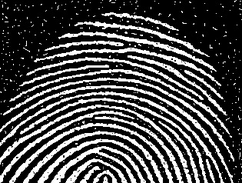
#> input picture PSO/src/cv07/fingerprint.png, 242 x 183 px, shrunk from 315 x 238 before the run, given in place of fingerprint.jpg, which was not available
$ jupyter execute --allow-errors PSO_cv07_en_solution.ipynb   (shell and % lines are left out)   (text cells are left out)
#> lines starting #> are read from the running program, lines starting #| are printed output that depends on the picture; after the words box and inside, x2 and y2 are one past the last pixel; in counts of white or black regions, pixels touching at a corner belong together; pictures that were not available may be replaced by others from this repository, and a replacement may not be noted
[cell 1]
import cv2
import numpy as np
from matplotlib import pyplot as plt

[cell 2]
img = cv2.cvtColor(cv2.imread('fingerprint.jpg'), cv2.COLOR_BGR2GRAY)
#> img: shape (183, 242); min 0, max 255, mean 73.8
_, img = cv2.threshold(img, 128, 255, cv2.THRESH_BINARY)
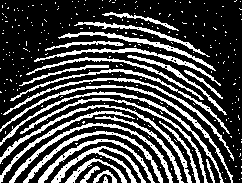
#> img: shape (183, 242); 28.5% white; 276 white regions (249 under 20 px), largest, box (x1, y1, x2, y2) and area: (0, 85, 233, 183) 825, (0, 105, 192, 183) 804, (0, 91, 224, 183) 791

plt.imshow(img, cmap='gray')
plt.axis('off')
plt.title('Original')
plt.show()

se = cv2.getStructuringElement(cv2.MORPH_ELLIPSE, (3, 3))
img_processed = cv2.morphologyEx(img, cv2.MORPH_OPEN, se)
#> img_processed: shape (183, 242); 25.2% white; 127 white regions (49 under 20 px), largest, box (x1, y1, x2, y2) and area: (51, 146, 146, 183) 648, (62, 32, 214, 70) 554, (23, 131, 112, 183) 420
# img_processed = cv2.morphologyEx(img, cv2.MORPH_ERODE, se)
se = cv2.getStructuringElement(cv2.MORPH_ELLIPSE, (5, 5))
img_processed = cv2.morphologyEx(img_processed, cv2.MORPH_CLOSE, se)
#> img_processed: shape (183, 242); 30.2% white; 28 white regions (15 under 20 px), largest, box (x1, y1, x2, y2) and area: (0, 78, 233, 183) 5808, (42, 32, 229, 144) 3666, (38, 133, 163, 183) 2358

plt.imshow(img_processed, cmap='gray')
plt.axis('off')
plt.title('Processed')
plt.show()

#> (a cell that did not finish here is left out)

[cell 4]
img = cv2.cvtColor(cv2.imread('morph_noisy.png'), cv2.COLOR_BGR2GRAY)
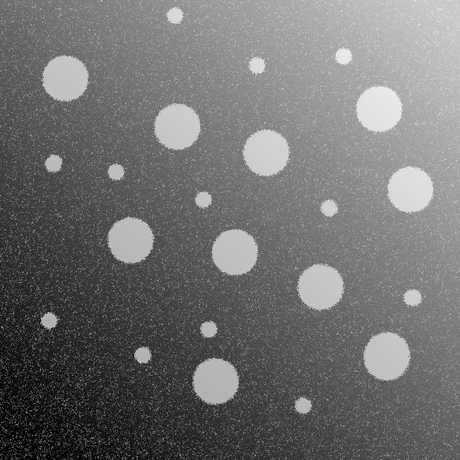
#> input picture PSO/images/morph_noisy.png, 460 x 460 px, shrunk from 600 x 600 before the run, found by its file name
#> img: shape (460, 460); min 0, max 248, mean 113

plt.imshow(img, cmap='gray', vmin=0, vmax=255)
plt.axis('off')
plt.title('Original')
plt.show()

img = cv2.GaussianBlur(img, (11, 11), None, None)
# img = cv2.medianBlur(img, 11)
img = cv2.adaptiveThreshold(img, 255, cv2.ADAPTIVE_THRESH_MEAN_C, cv2.THRESH_BINARY, 51, 0)
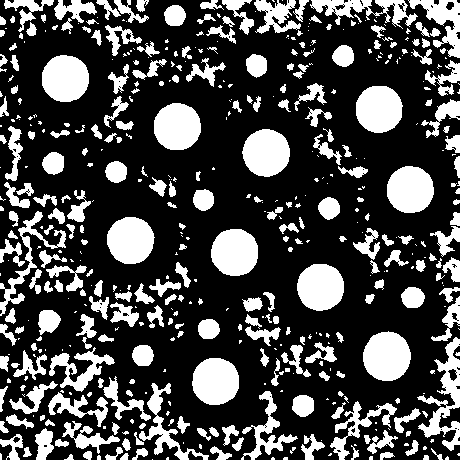
#> img: shape (460, 460); 28.5% white; 499 white regions (239 under 20 px), largest, box (x1, y1, x2, y2) and area: (363, 331, 411, 381) 1868, (211, 229, 258, 276) 1779, (242, 129, 290, 177) 1774

se = cv2.getStructuringElement(cv2.MORPH_ELLIPSE, (30, 30))
img_big = cv2.erode(img, se)
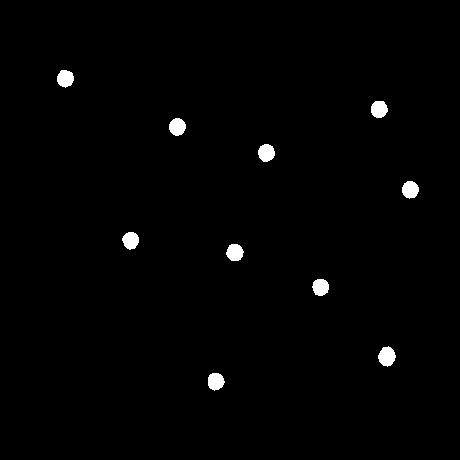
#> img_big: shape (460, 460); 1.1% white; 10 white regions
cnt_big, h = cv2.findContours(img_big, cv2.RETR_EXTERNAL, cv2.CHAIN_APPROX_SIMPLE)
#> cnt_big = 10 contours; largest, box (x1, y1, x2, y2) and area: (378, 346, 396, 367) 240, (258, 144, 275, 162) 212, (226, 244, 244, 261) 211, (169, 118, 186, 136) 211, (402, 181, 419, 199) 210; h = [[1, -1, -1, -1], [2, 0, -1, -1], [3, 1, -1, -1], [4, 2, -1, -1], [5, 3, -1, -1], [6, 4, -1, -1], [7, 5, -1, -1], [8, 6, -1, -1], [9, 7, -1, -1], [-1, 8, -1, -1]]


se = cv2.getStructuringElement(cv2.MORPH_ELLIPSE, (15, 15))
img_small = cv2.erode(img, se)
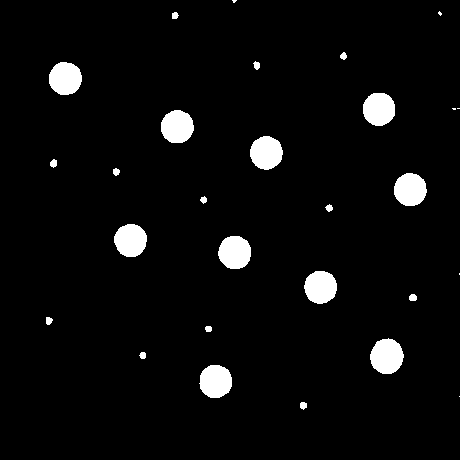
#> img_small: shape (460, 460); 4.4% white; 28 white regions (6 under 20 px)
cnt_small, h = cv2.findContours(img_small, cv2.RETR_EXTERNAL, cv2.CHAIN_APPROX_SIMPLE)
#> cnt_small = 28 contours, 6 with area under 20; largest, box (x1, y1, x2, y2) and area: (370, 338, 404, 374) 880, (218, 236, 251, 269) 824, (199, 365, 232, 398) 818, (49, 62, 82, 95) 817, (250, 136, 283, 170) 816; h = 28 rows, first 6: [1, -1, -1, -1], [2, 0, -1, -1], [3, 1, -1, -1], [4, 2, -1, -1], [5, 3, -1, -1], [6, 4, -1, -1]

print(f"{len(cnt_big)} big circles and {len(cnt_small) - len(cnt_big)} small circles")
#| 10 big circles and 18 small circles

[cell 5]
img = cv2.imread('fence.png')
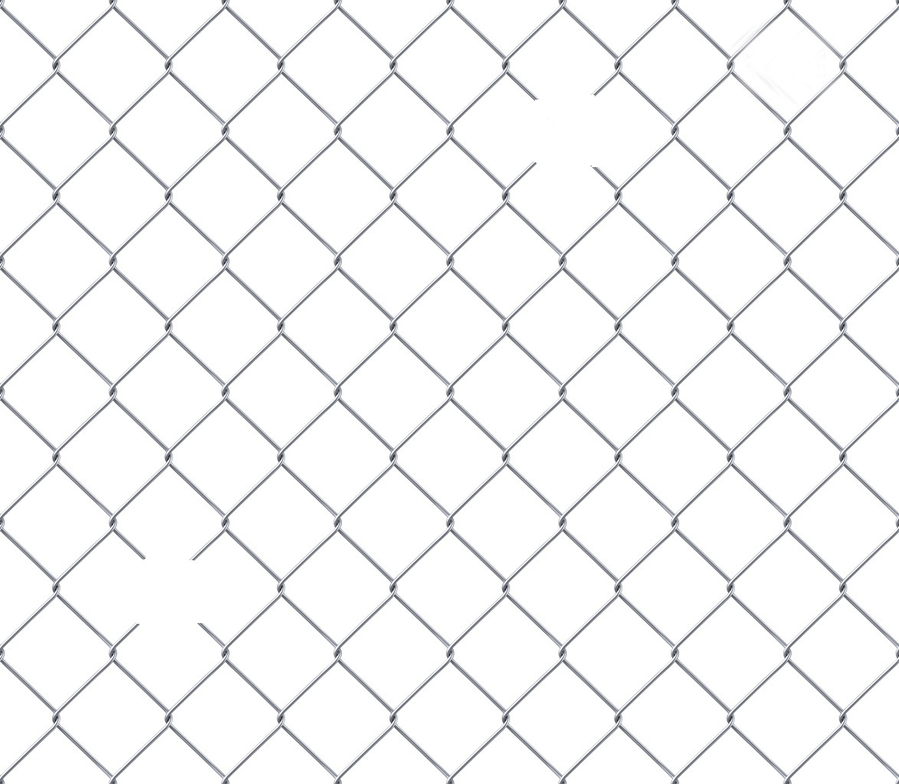
#> input picture PSO/src/cv07/fence.png, 899 x 784 px, shrunk from 1173 x 1023 before the run, found by its file name
#> img is the input picture: shape (784, 899, 3); mean B, G, R 246.3, 245.8, 245.5
img_vis = np.copy(img)

img = cv2.cvtColor(img, cv2.COLOR_BGR2GRAY)
#> img: shape (784, 899)
img = cv2.blur(img, (9, 9))
_, bin_img = cv2.threshold(img, 200, 255, cv2.THRESH_BINARY)
#> bin_img: shape (784, 899); 96.3% white; 96 black regions (20 under 20 px), largest, box (x1, y1, x2, y2) and area: (109, 384, 212, 504) 565, (446, 645, 549, 765) 565, (783, 122, 886, 242) 564

se = cv2.getStructuringElement(cv2.MORPH_RECT,(3,100))
img_ero = cv2.erode(bin_img, se)
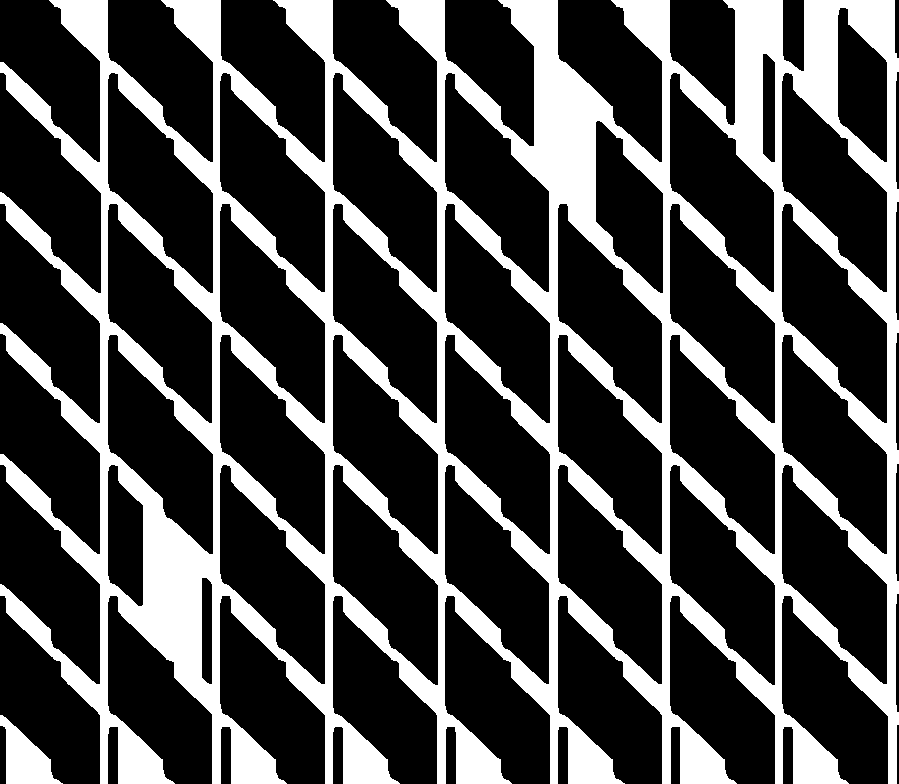
#> img_ero: shape (784, 899); 28.3% white; 2 white regions

cnts, h = cv2.findContours(img_ero, cv2.RETR_EXTERNAL, cv2.CHAIN_APPROX_SIMPLE)
#> cnts = 2 contours; box (x1, y1, x2, y2) and area: (0, 0, 899, 784) 501631, (0, 715, 63, 784) 2052; h = [[1, -1, -1, -1], [-1, 0, -1, -1]]


plt.imshow(img_vis[:, :, ::-1])
plt.axis('off')
for cnt in cnts:
  center = np.mean(cnt, axis=0)
  plt.plot(center[0, 0], center[0, 1], 'r*')
#> this loop made 2 passes
#> center on passes 1 to 2: [[29.14, 749.9]], [[387, 427.7]]

plt.show()

[cell 6]
img_original = cv2.imread('boxes.png')
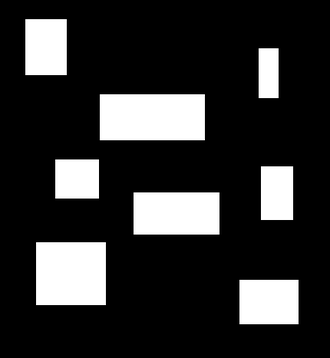
#> input picture PSO/src/cv07/boxes.png, 330 x 358 px, shrunk from 430 x 467 before the run, found by its file name
#> img_original is the input picture: shape (358, 330, 3); min 0, max 255, mean 48
img = cv2.cvtColor(cv2.imread('boxes.png'), cv2.COLOR_BGR2GRAY)
#> img: shape (358, 330); min 0, max 255, mean 48
_, img = cv2.threshold(img, 127, 255, cv2.THRESH_BINARY)
#> img: shape (358, 330); 18.9% white; 8 white regions, largest, box (x1, y1, x2, y2) and area: (100, 94, 205, 140) 4830, (36, 242, 106, 305) 4410, (133, 192, 220, 235) 3659

plt.imshow(img, cmap='gray', vmin=0, vmax=255)
plt.axis('off')
plt.title('Original')
plt.show()

se = np.array([[-1, -1], [1, -1]])

for _ in range(4):
  se = np.rot90(se)
  img_hm = cv2.morphologyEx(img, cv2.MORPH_HITMISS, se)
  cnt, h = cnt_big, h = cv2.findContours(img_hm, cv2.RETR_EXTERNAL, cv2.CHAIN_APPROX_SIMPLE)
  for pt in cnt:
    img_original = cv2.circle(img_original, pt[0, 0], 3, (0, 255, 0), 3)
#> this loop made 4 passes
#> cnt_big on passes 1 to 4: 9 contours, all with area under 20, 10 contours, all with area under 20, 10 contours, all with area under 20, 10 contours, all with area under 20
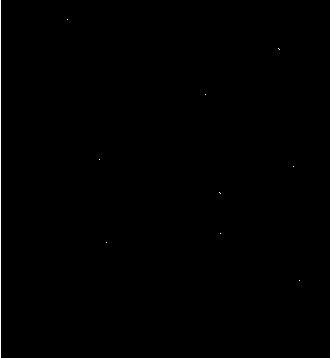
#> img_hm: shape (358, 330); 0.31% white in thin lines or dots
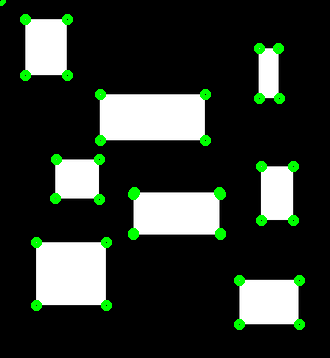
#> img_original: shape (358, 330, 3); 2.69% of pixels changed, all inside (x1, y1, x2, y2) = (0, 0, 305, 330)

plt.imshow(img_original)
plt.axis('off')
plt.title('Corners detected')
plt.show()
